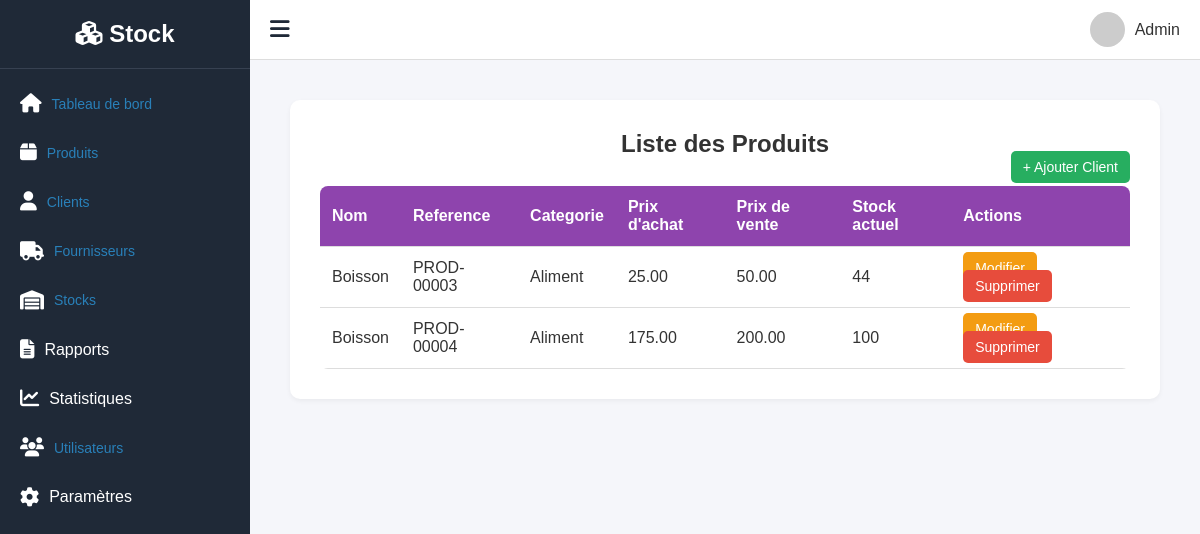
The app's page /produits/liste_produits/ with its own data.
### produit/models.py (models this page shows, shortened)
class Produit(models.Model):
    nom = models.CharField(max_length=150)
    reference = models.CharField(max_length=100, unique=True)
    categorie = models.ForeignKey(Categorie, on_delete=models.SET_NULL, null=True, related_name="produits")
    prix_achat = models.DecimalField(max_digits=10, decimal_places=2)
    prix_vente = models.DecimalField(max_digits=10, decimal_places=2)
    code_barre_image = models.ImageField(upload_to='barcodes/', blank=True)
    seuil_min = models.PositiveIntegerField(default=0)
    seuil_max = models.PositiveIntegerField(default=100)
    stock_actuel = models.PositiveIntegerField(default=0)

class Categorie(models.Model):
    nom = models.CharField(max_length=100)
    description = models.TextField(blank=True, null=True)
    def __str__(self):
        return self.nom

### produit/views.py (the view)
# urls.py: path('liste_produits/', views.liste_produits, name='liste_produits'),
def liste_produits(request):
    produits = Produit.objects.select_related('categorie').all()
    return render(request, 'produits/liste_produits.html', {'produits': produits})

### templates/produits/liste_produits.html
{% extends 'gesstock/base.html' %}
{% block content %}
  <div class="container">
    <h2>Liste des Produits</h2>
    <div class="top-buttons">
      <a href="{% url 'ajouter_produit' %}" class="btn btn-add">+ Ajouter Client</a>
    </div>
    <table class="table">
      <tr>
        <th>Nom</th>
        <th>Reference</th>
        <th>Categorie</th>
        <th>Prix d'achat</th>
        <th>Prix de vente</th>
        <th>Stock actuel</th>
        <th>Actions</th>
      </tr>
      {% for produit in produits %}
        <tr>
          <td>{{ produit.nom }}</td>
          <td>{{ produit.reference }}</td>
          <td>{{ produit.categorie }}</td>
          <td>{{ produit.prix_achat }}</td>
          <td>{{ produit.prix_vente }}</td>
          <td>{{ produit.stock_actuel }}</td>
          <td>
            <a class="btn btn-edit" href="{% url 'modifier_produit' produit.id %}">Modifier</a>
            <a class="btn btn-delete" href="{% url 'supprimer_produit' produit.id %}">Supprimer</a>
          </td>
        </tr>
      {% empty %}
        <tr>
          <td colspan="5">Aucun produit trouvé</td>
        </tr>
      {% endfor %}
    </table>
  </div>
{% endblock %}

### static/css/base.css (style rules this page uses)
* { margin: 0; padding: 0; box-sizing: border-box; font-family: "Poppins", sans-serif; }
body { display: flex; height: 100vh; background-color: #f4f6f9; color: #333; overflow-x: hidden; }

### static/css/client.css (style rules this page uses)
body { font-family: Arial, sans-serif; background: #f5f6fa; margin: 0; padding: 20px; }
.container { max-width: 900px; margin: auto; }
h2 { color: #333; text-align: center; }
.table { width: 100%; border-collapse: collapse; background: #fff; border-radius: 8px; overflow: hidden; }
.table th, .table td { padding: 12px; border-bottom: 1px solid #ddd; text-align: left; }
.table th { background: #3498db; color: white; }
.btn { padding: 8px 12px; color: white; text-decoration: none; border-radius: 5px; font-size: 14px; }
.btn-add { background: #27ae60; }
.btn-edit { background: #f39c12; }
.btn-delete { background: #e74c3c; }
.top-buttons { text-align: right; margin-bottom: 10px; }

### static/css/ajouter_client.css (style rules this page uses)
body { background: #ecf0f1; font-family: Arial; padding: 20px; }
a { text-decoration: none; color: #2980b9; font-size: 14px; }

### static/css/fournisseur.css (style rules this page uses)
body { font-family: Arial, sans-serif; background:#f5f6fa; margin:0; padding:20px; }
.container { max-width:900px; margin:auto; }
h2 { color:#333; text-align:center; }
.table { width:100%; border-collapse: collapse; background:#fff; border-radius:8px; overflow:hidden; }
.table th, .table td { padding:12px; border-bottom:1px solid #ddd; text-align:left; }
.table th { background:#8e44ad; color:white; }
.btn { padding: 8px 12px; color:white; text-decoration:none; border-radius:5px; font-size:14px; }
.btn-add { background:#27ae60; }
.btn-edit { background:#f39c12; }
.btn-delete { background:#e74c3c; }
.top-buttons { text-align:right; margin-bottom:10px; }

### static/css/supprimer_fournisseur.css (style rules this page uses)
body { font-family: Arial; background: #f5f6fa; padding: 20px; text-align: center; }

### records on screen
Produit: nom "Boisson", reference "PROD-00003", categorie "Aliment", prix_achat "25.00", prix_vente "50.00", stock_actuel "44"
Produit: nom "Boisson", reference "PROD-00004", categorie "Aliment", prix_achat "175.00", prix_vente "200.00", stock_actuel "100"
